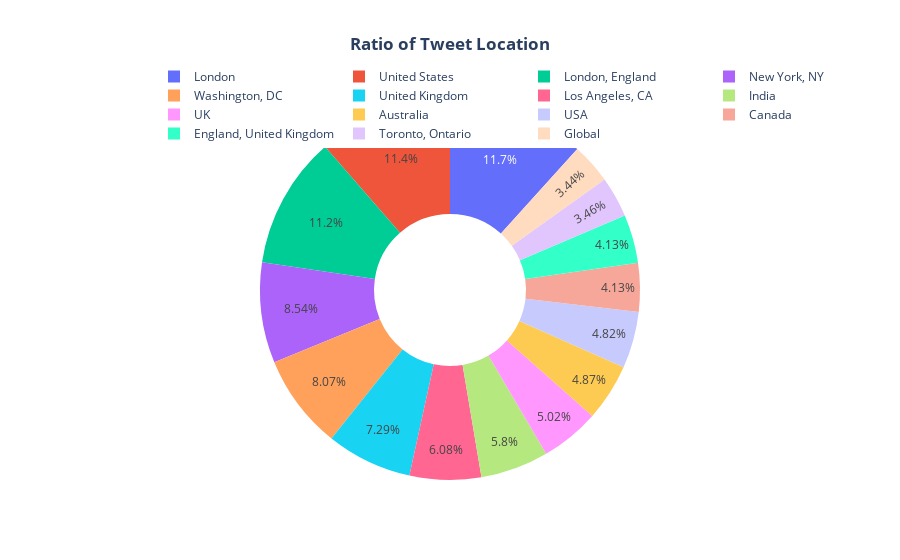

The notebook cell this image was saved under:
### Code cell
import plotly.graph_objects as go
loc_analysis = pd.DataFrame(df['Location'].value_counts().sort_values(ascending=False))
loc_analysis = loc_analysis.rename(columns={'Location':'count'})

data = {
   "values": loc_analysis['count'][:15],
   "labels": loc_analysis.index[:15],
   "domain": {"column": 0},
   "name": "Location Name",
   "hoverinfo":"label+percent+name",
   "hole": .4,
   "type": "pie"
}
layout = go.Layout(title="<b>Ratio of Tweet Location</b>", legend=dict(x=0.1, y=1.1, orientation="h"))

data = [data]
fig = go.Figure(data = data, layout = layout)
fig.update_layout(title_x=0.5)
fig.show()
sns.catplot("TweetAt", data=df, kind="count", height=8)

### Figure 1 — Plotly figure (JSON) as saved in the notebook; plotly's stock layout.template omitted (floating-point values rounded to 4 significant figures)
{"data": [{"domain": {"column": 0}, "hole": 0.4, "hoverinfo": "label+percent+name", "labels": ["London", "United States", "London, England", "New York, NY", "Washington, DC", "United Kingdom", "Los Angeles, CA", "India", "UK", "Australia", "USA", "Canada", "England, United Kingdom", "Toronto, Ontario", "Global"], "name": "Location Name", "type": "pie", "values": [540, 528, 520, 395, 373, 337, 281, 268, 232, 225, 223, 191, 191, 160, 159]}], "layout": {"legend": {"orientation": "h", "x": 0.1, "y": 1.1}, "title": {"text": "<b>Ratio of Tweet Location</b>", "x": 0.5}}}
